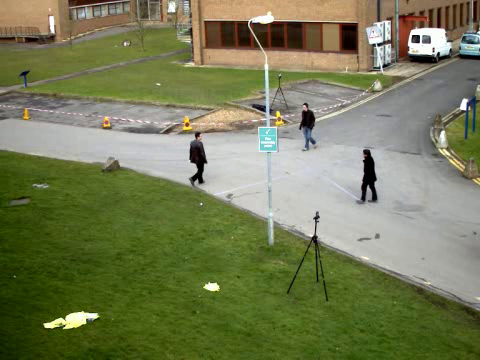
#> input picture frame 8 of eval/videos/calibration/calibration_corridor_01.mp4, 480 x 360 px, given in place of the camera
$ python record_webcam.py
#> lines starting #> are read from the running program, lines starting #| are printed output that depends on the picture
"""Record a short webcam clip for the Module 02 video demo (consented footage only).

    python scripts/record_webcam.py                      # 15 s -> demo/clip.mp4
    python scripts/record_webcam.py --seconds 20 --out demo/clip2.mp4 --camera 1
"""
from __future__ import annotations

import argparse
import time
from pathlib import Path

import cv2


def main() -> None:
    ap = argparse.ArgumentParser()
    ap.add_argument("--seconds", type=float, default=15)
    ap.add_argument("--out", default="demo/clip.mp4")
    ap.add_argument("--camera", type=int, default=0)
    a = ap.parse_args()

    backend = cv2.CAP_DSHOW if hasattr(cv2, "CAP_DSHOW") else cv2.CAP_ANY  # faster open on Windows
    cap = cv2.VideoCapture(a.camera, backend)
    if not cap.isOpened():
        cap = cv2.VideoCapture(a.camera)
    if not cap.isOpened():
        raise SystemExit("Could not open the webcam. Close other apps using it (Teams/Zoom/Camera) or try --camera 1.")

    for _ in range(10):              # let auto-exposure settle
        cap.read()
#> this loop made 10 passes
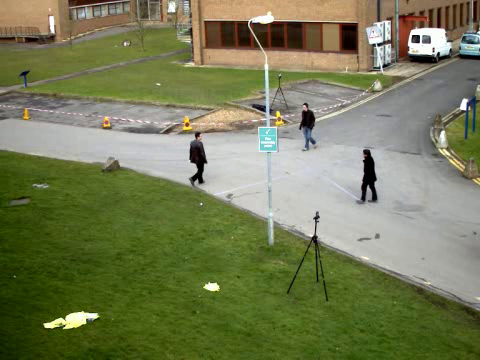
#> input picture frame 8 of eval/videos/calibration/calibration_corridor_01.mp4, 480 x 360 px, given in place of the camera
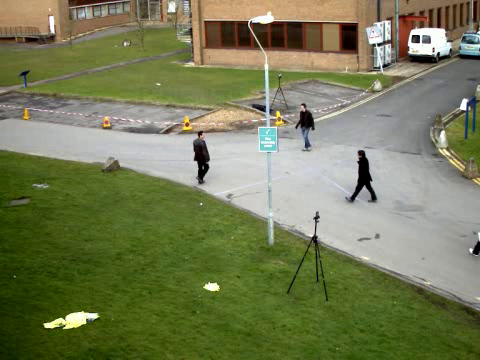
#> input picture frame 9 of eval/videos/calibration/calibration_corridor_01.mp4, 480 x 360 px, given in place of the camera
    ok, frame = cap.read()
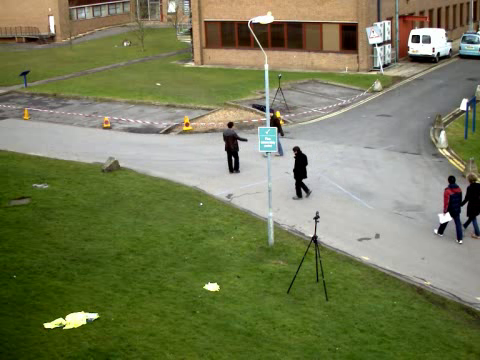
#> input picture frame 18 of eval/videos/calibration/calibration_corridor_01.mp4, 480 x 360 px, given in place of the camera
#> frame is the input picture: shape (360, 480, 3); mean B, G, R 85.3, 122.8, 117.1
    if not ok:
        raise SystemExit("Webcam opened but returned no frames.")
    h, w = frame.shape[:2]
#> h = 360; w = 480
    fps = 20.0
    Path(a.out).parent.mkdir(parents=True, exist_ok=True)
    vw = cv2.VideoWriter(a.out, cv2.VideoWriter_fourcc(*"mp4v"), fps, (w, h))

    print(f"Recording {a.seconds:.0f}s at {w}x{h} -> {a.out}  (look at the camera, move your head a little)")
#| Recording 15s at 480x360 -> demo/clip.mp4  (look at the camera, move your head a little)
    t0, n, next_t = time.time(), 0, time.time()
    while time.time() - t0 < a.seconds:
        ok, frame = cap.read()
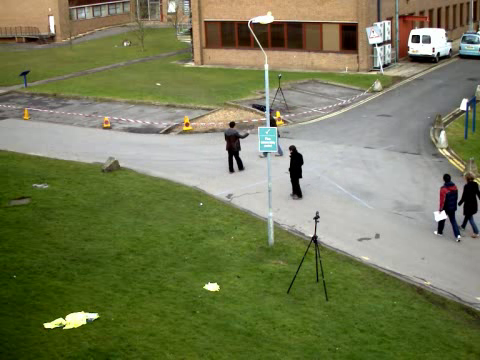
#> input picture frame 19 of eval/videos/calibration/calibration_corridor_01.mp4, 480 x 360 px, given in place of the camera
#> frame is the input picture: shape (360, 480, 3); mean B, G, R 85.3, 122.9, 117.1
        if not ok:
            break
        # write at a steady 20 fps so timestamps in the analysis match real time
        while next_t <= time.time() and time.time() - t0 < a.seconds:
            vw.write(frame)
            n += 1
            next_t += 1.0 / fps
#> after the loop, n = 2; next_t = 1.8e+09
    cap.release()
    vw.release()
    print(f"Saved {n} frames ({n / fps:.1f}s) to {Path(a.out).resolve()}")


if __name__ == "__main__":
    main()

$ run again, starting later in the video
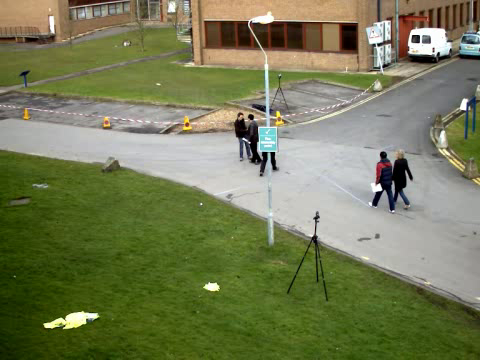
#> input picture frame 36 of eval/videos/calibration/calibration_corridor_01.mp4, 480 x 360 px, given in place of the camera
#> the loop in main, `for _ in range(10):` made 10 passes
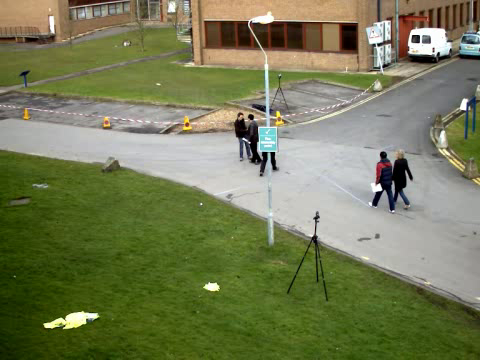
#> input picture frame 36 of eval/videos/calibration/calibration_corridor_01.mp4, 480 x 360 px, given in place of the camera
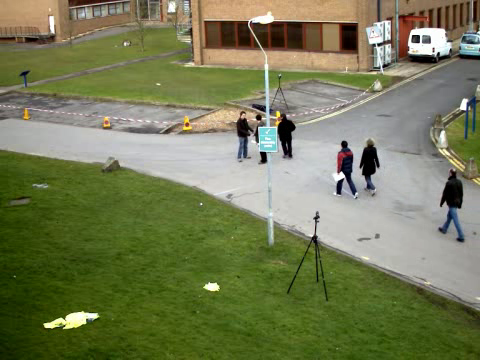
#> input picture frame 46 of eval/videos/calibration/calibration_corridor_01.mp4, 480 x 360 px, given in place of the camera
#> in main, frame is the input picture: shape (360, 480, 3); mean B, G, R 85.8, 123.2, 117.6
#| Recording 15s at 480x360 -> demo/clip.mp4  (look at the camera, move your head a little)
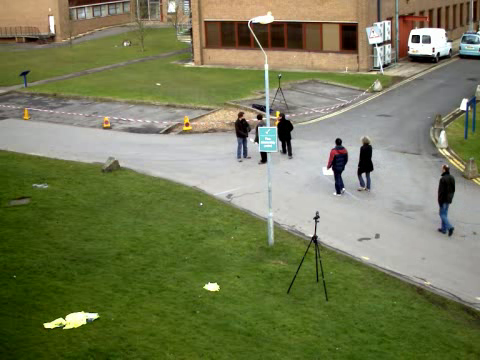
#> input picture frame 47 of eval/videos/calibration/calibration_corridor_01.mp4, 480 x 360 px, given in place of the camera
#> in main, frame is the input picture: shape (360, 480, 3); mean B, G, R 85.9, 123.4, 117.7
#> after the loop in main, `while next_t <= time.time() and time.time() - t0 < a.seconds:`: n = 2; next_t = 1.8e+09

$ run again, starting later in the video
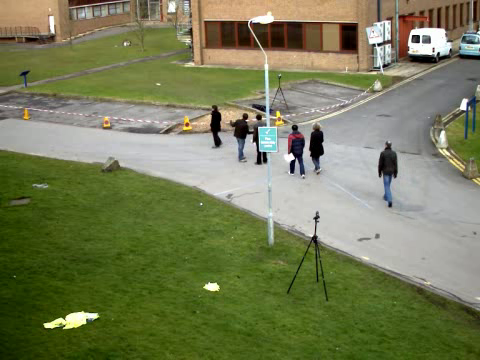
#> input picture frame 64 of eval/videos/calibration/calibration_corridor_01.mp4, 480 x 360 px, given in place of the camera
#> the loop in main, `for _ in range(10):` made 10 passes
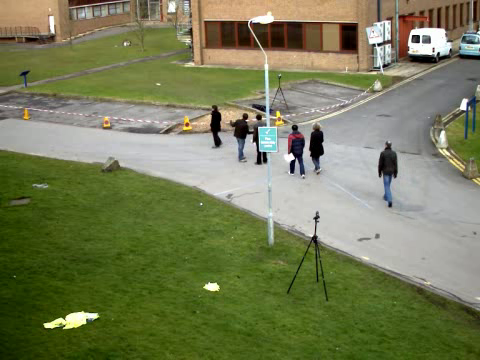
#> input picture frame 64 of eval/videos/calibration/calibration_corridor_01.mp4, 480 x 360 px, given in place of the camera
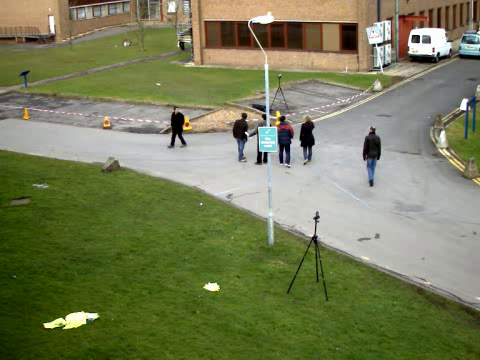
#> input picture frame 74 of eval/videos/calibration/calibration_corridor_01.mp4, 480 x 360 px, given in place of the camera
#> in main, frame is the input picture: shape (360, 480, 3); mean B, G, R 87.6, 125.2, 119.4
#| Recording 15s at 480x360 -> demo/clip.mp4  (look at the camera, move your head a little)
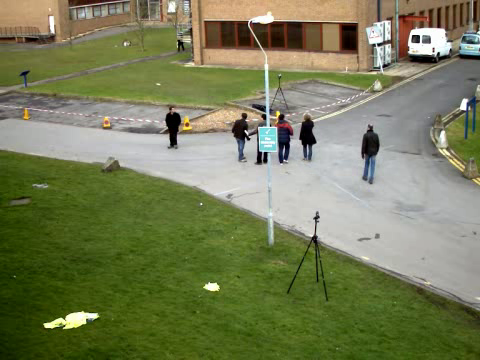
#> input picture frame 75 of eval/videos/calibration/calibration_corridor_01.mp4, 480 x 360 px, given in place of the camera
#> in main, frame is the input picture: shape (360, 480, 3); mean B, G, R 87.7, 125.2, 119.4
#> after the loop in main, `while next_t <= time.time() and time.time() - t0 < a.seconds:`: n = 2; next_t = 1.8e+09
#| Saved 2 frames (0.1s) to scripts/demo/clip.mp4
